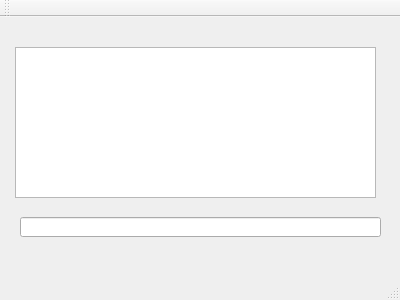
<?xml version="1.0" encoding="UTF-8"?>
<ui version="4.0">
 <class>MainWindow</class>
 <widget class="QMainWindow" name="MainWindow">
  <property name="geometry">
   <rect>
    <x>0</x>
    <y>0</y>
    <width>400</width>
    <height>300</height>
   </rect>
  </property>
  <property name="windowTitle">
   <string>MainWindow</string>
  </property>
  <widget class="QWidget" name="centralWidget">
   <widget class="QTextBrowser" name="serverArea">
    <property name="geometry">
     <rect>
      <x>15</x>
      <y>30</y>
      <width>361</width>
      <height>151</height>
     </rect>
    </property>
   </widget>
   <widget class="QLineEdit" name="messageInput">
    <property name="geometry">
     <rect>
      <x>20</x>
      <y>200</y>
      <width>361</width>
      <height>20</height>
     </rect>
    </property>
   </widget>
  </widget>
  <widget class="QMenuBar" name="menuBar">
   <property name="geometry">
    <rect>
     <x>0</x>
     <y>0</y>
     <width>400</width>
     <height>21</height>
    </rect>
   </property>
  </widget>
  <widget class="QToolBar" name="mainToolBar">
   <attribute name="toolBarArea">
    <enum>TopToolBarArea</enum>
   </attribute>
   <attribute name="toolBarBreak">
    <bool>false</bool>
   </attribute>
  </widget>
  <widget class="QStatusBar" name="statusBar"/>
 </widget>
 <layoutdefault spacing="6" margin="11"/>
 <resources/>
 <connections/>
</ui>
